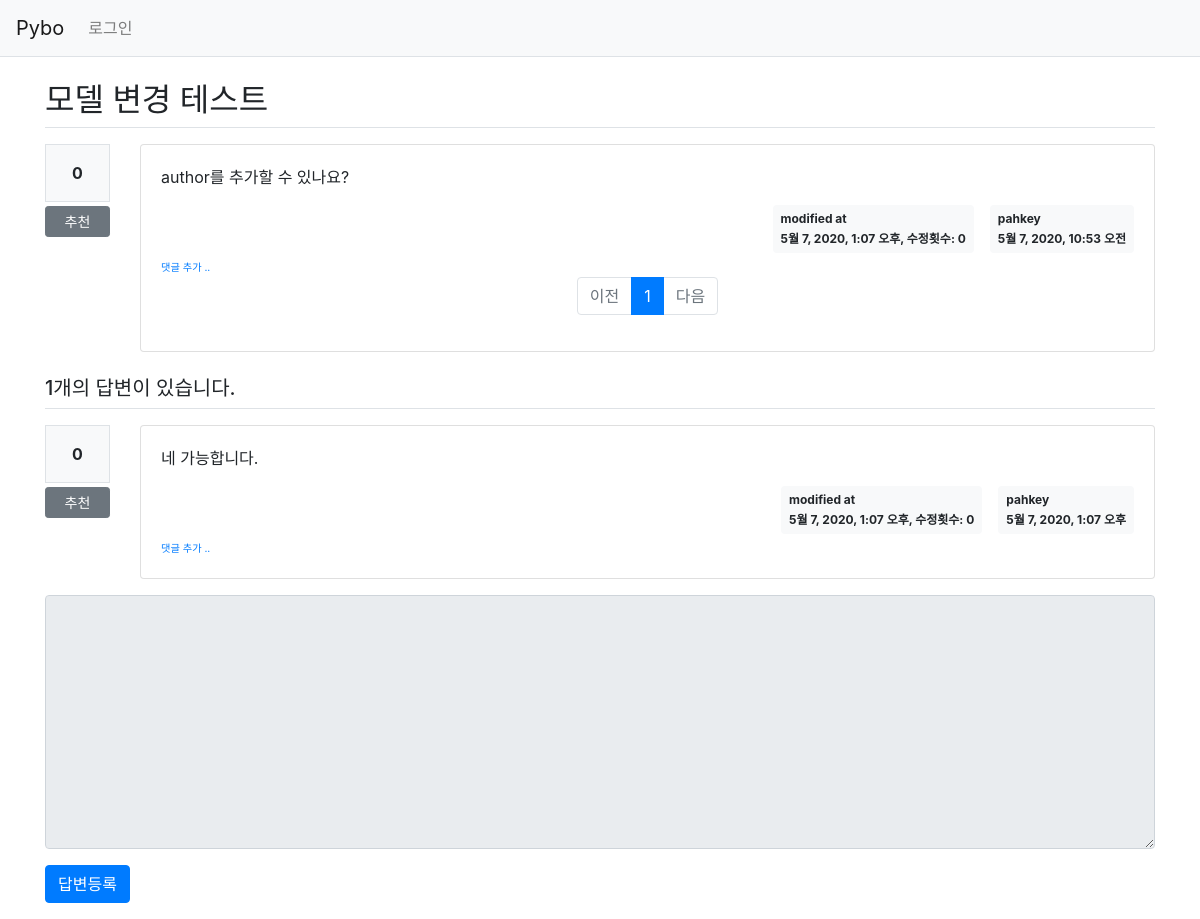
The app's page /pybo/14/ with its own data.
### pybo/models.py (models this page shows, shortened)
class Question(models.Model):
    author = models.ForeignKey(User, on_delete=models.CASCADE, related_name='author_question')
    subject = models.CharField(max_length=200)
    content = models.TextField()
    create_date = models.DateTimeField()
    modify_date = models.DateTimeField(null=True, blank=True)
    voter = models.ManyToManyField(User, related_name='voter_question')
    modify_count = models.IntegerField(default=0) # 질문 수정 횟수를 나타내는 필드 추가

class Answer(models.Model):
    author = models.ForeignKey(User, on_delete=models.CASCADE, related_name='author_answer')
    question = models.ForeignKey(Question, on_delete=models.CASCADE)
    content = models.TextField()
    create_date = models.DateTimeField()
    modify_date = models.DateTimeField(null=True, blank=True)
    voter = models.ManyToManyField(User, related_name='voter_answer')
    modify_count = models.IntegerField(default=0) # 답변 수정 횟수를 나타내는 필드 추가

### pybo/views/base_views.py (the view)
# urls.py: path('<int:question_id>/', base_views.detail, name='detail'),
def detail(request, question_id):
    question = get_object_or_404(Question, pk=question_id)
    page = request.GET.get('page', '1') #페이지
    comment = Comment.objects.filter(question_id = question_id) #현재 question에 해당하는 comment들 DB에서 추출하기
    comment_list = comment.order_by('-create_date') # 최신 생성순으로 정렬
    paginator = Paginator(comment_list, 5) # 페이지당 5개씩 보여주기
    comment_obj = paginator.get_page(page) #현재 페이지에 해당하는 데이터 '5'개 담기
    context = {'question': question, 'comment_list': comment_obj}
    return render(request, 'pybo/question_detail.html', context)

### pybo/templatetags/pybo_filter.py (called while the page is built)
@register.filter()
def mark(value):
    extensions = ["nl2br", "fenced_code"]
    return mark_safe(markdown.markdown(value, extensions=extensions))

### templates/pybo/question_detail.html (shortened to what this page needs)
{% extends 'base.html' %}
{% load pybo_filter %}
{% block content %}
<div class="container my-3">
    <h2 class="border-bottom py-2">{{ question.subject }}</h2>
    <div class="row my-3">
        <div class="col-1">
            <div class="bg-light text-center p-3 border font-weight-bolder mb-1">{{question.voter.count}}</div>
            <a href="#" data-uri="{% url 'pybo:vote_question' question.id  %}"
               class="recommend btn btn-sm btn-secondary btn-block my-1">추천</a>
        </div>
        <div class="col-11">
            <div class="card">
                <div class="card-body">
                    <div class="card-text">{{ question.content|mark }}</div>
                    <div class="d-flex justify-content-end">
                        {% if question.modify_date %}
                        <div class="badge badge-light p-2 text-left mx-3">
                            <div class="mb-2">modified at</div>
                            <div>{{ question.modify_date }}, 수정횟수: {{ question.modify_count }}</div>
                        </div>
                        {% endif %}
                        <div class="badge badge-light p-2 text-left">
                            <div class="mb-2">{{ question.author.username }}</div>
                            <div>{{ question.create_date }}</div>
                        </div>
                    </div>
                    <div>
                        <a href="{% url 'pybo:comment_create_question' question.id  %}"
                           class="small"><small>댓글 추가 ..</small></a>
                    </div>
                <ul class="pagination justify-content-center">
                    {% if comment_list.has_previous %}
                    <li class="page-item">
                        <a class="page-link" href="?page={{ comment_list.previous_page_number }}">이전</a>
                    </li>
                    {% else %}
                    <li class="page-item disabled">
                        <a class="page-link" tabindex="-1" aria-disabled="true" href="#">이전</a>
                    </li>
                    {% endif %}
                    {% for page_number in comment_list.paginator.page_range %}
                    {% if page_number >= comment_list.number|add:-5 and page_number <= comment_list.number|add:5 %}
                        {% if page_number == comment_list.number %}
                        <li class="page-item active" aria-current="page">
                            <a class="page-link" href="?page={{ page_number }}">{{ page_number }}</a>
                        </li>
                        {% else %}
                        <li class="page-item">
                            <a class="page-link" href="?page={{ page_number }}">{{ page_number }}</a>
                        </li>
                        {% endif %}
                    {% endif %}
                    {% endfor %}
                    {% if comment_list.has_next %}
                    <li class="page-item">
                        <a class="page-link" href="?page={{ comment_list.next_page_number }}">다음</a>
                    </li>
                    {% else %}
                    <li class="page-item disabled">
                        <a class="page-link" tabindex="-1" aria-disabled="true" href="#">다음</a>
                    </li>
                    {% endif %}
                </ul>
                </div>
            </div>
        </div>
    </div>
    <h5 class="border-bottom my-3 py-2">{{question.answer_set.count}}개의 답변이 있습니다.</h5>
    {% for answer in question.answer_set.all %}
    <div class="row my-3">
        <div class="col-1">
            <div class="bg-light text-center p-3 border font-weight-bolder mb-1">{{answer.voter.count}}</div>
            <a href="#" data-uri="{% url 'pybo:vote_answer' answer.id  %}"
                class="recommend btn btn-sm btn-secondary btn-block my-1">추천</a>
        </div>
        <div class="col-11">
            <div class="card">
                <div class="card-body">
                    <div class="card-text">{{ answer.content|mark }}</div>
                    <div class="d-flex justify-content-end">
                        {% if answer.modify_date %}
                        <div class="badge badge-light p-2 text-left mx-3">
                            <div class="mb-2">modified at</div>
                            <div>{{ answer.modify_date }}, 수정횟수: {{ answer.modify_count }}</div>
                        </div>
                        {% endif %}
                        <div class="badge badge-light p-2 text-left">
                            <div class="mb-2">{{ answer.author.username }}</div>
                            <div>{{ answer.create_date }}</div>
                        </div>
                    </div>
                    <div>
                        <a href="{% url 'pybo:comment_create_answer' answer.id  %}"
                           class="small"><small>댓글 추가 ..</small></a>
                    </div>
                </div>
            </div>
        </div>
    </div>
    {% endfor %}
    <form action="{% url 'pybo:answer_create' question.id %}" method="post" class="my-3">
        <div class="form-group">
            <textarea {% if not user.is_authenticated %}disabled{% endif %}
              name="content" id="content" class="form-control" rows="10"></textarea>
        </div>
        <input type="submit" value="답변등록" class="btn btn-primary">
    </form>
</div>
{% endblock %}

### records on screen
Question: subject "모델 변경 테스트", voter.count "0", content|mark "author를 추가할 수 있나요?", modify_date "5월 7, 2020, 1:07 오후", modify_count "0", author.username "pahkey", create_date "5월 7, 2020, 10:53 오전", answer_set.count "1"
Answer: voter.count "0", content|mark "네 가능합니다.", modify_date "5월 7, 2020, 1:07 오후", modify_count "0", author.username "pahkey", create_date "5월 7, 2020, 1:07 오후"

### other values on screen
{{ page_number }} "1"
